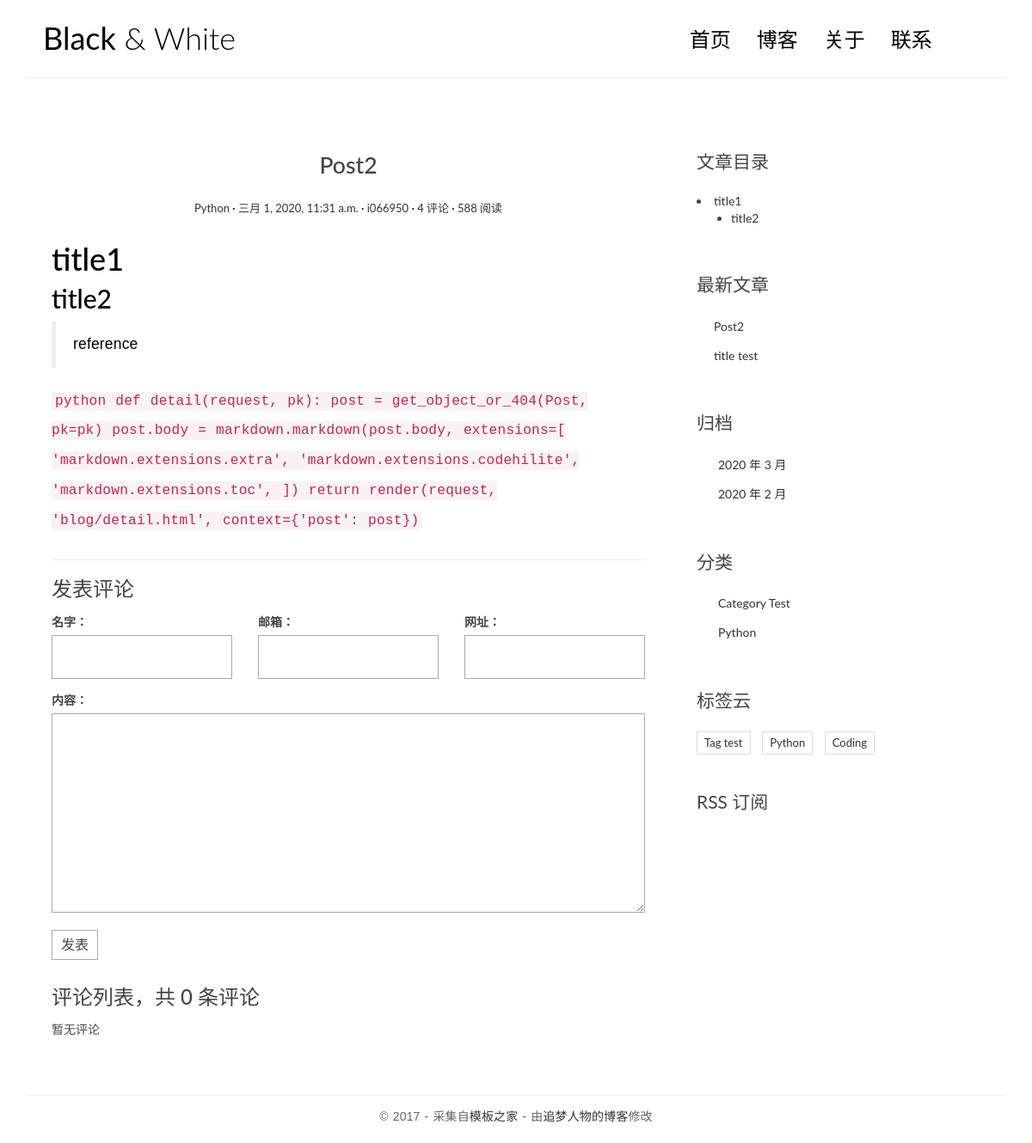
Page /posts/2/ on the earlier database version.
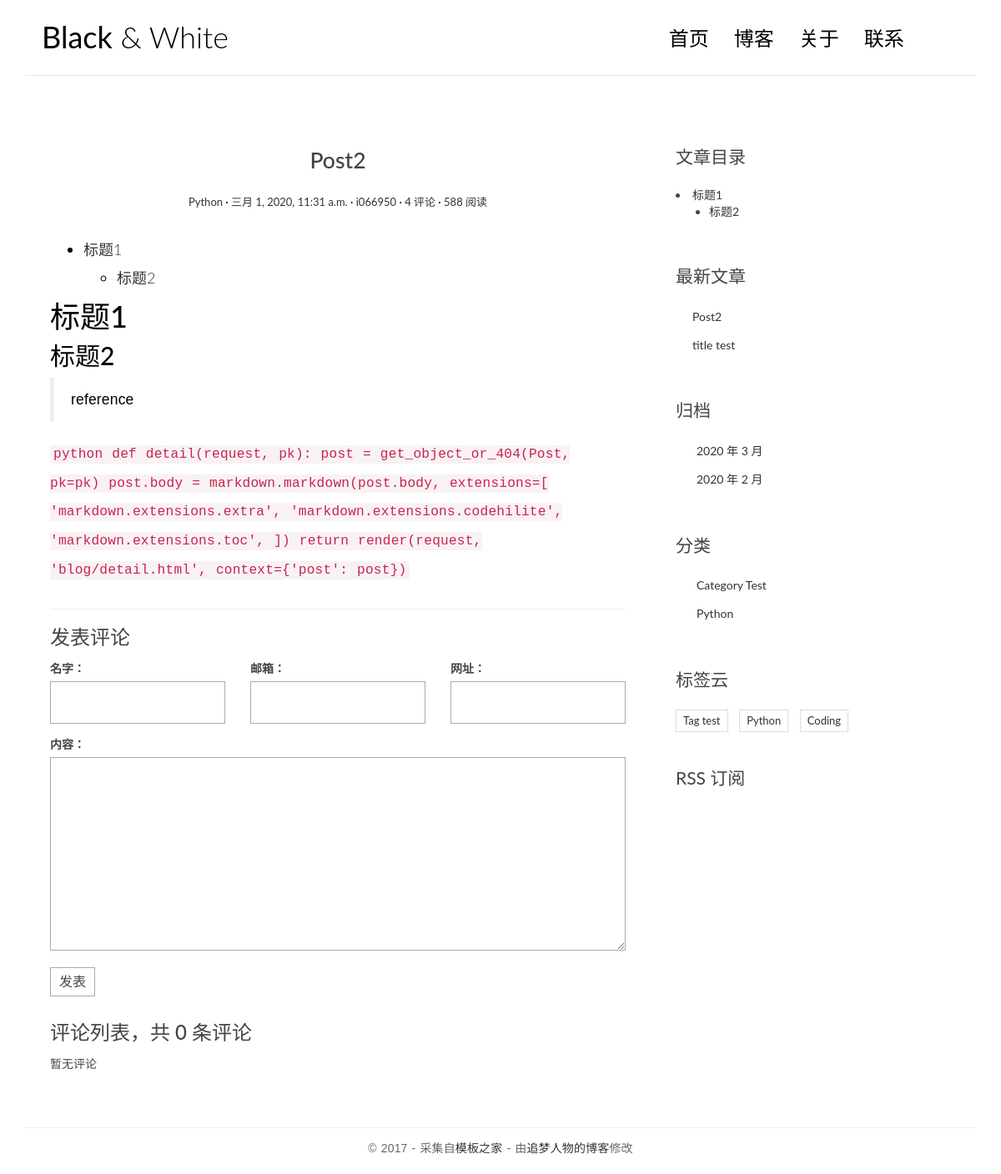
Same page on the later database version.
### blog/models.py (models this page shows, shortened)
class Post(models.Model):
    title = models.CharField('标题', max_length=70)
    body = models.TextField('正文')
    created_time = models.DateTimeField('创作时间', default = timezone.now)
    modified_time = models.DateTimeField('修改时间')
    excerpt = models.CharField('摘要',max_length=200, blank=True)
    category = models.ForeignKey(Category, verbose_name = '分类', on_delete=models.CASCADE)
    tags = models.ManyToManyField(Tag, verbose_name = '标签', blank=True)
    author = models.ForeignKey(User, verbose_name = '作者', on_delete=models.CASCADE)
    class Meta:
        verbose_name = '文章'
        verbose_name_plural = verbose_name
    def get_absolute_url(self):
        return reverse('blog:detail', kwargs={'pk': self.pk})

class Category(models.Model):
    name = models.CharField(max_length=100)
    class Meta:
        verbose_name = '类别'
        verbose_name_plural = verbose_name

### blog/views.py (the view)
# urls.py: path('posts/<int:pk>/', views.detail, name='detail'),
def detail(request, pk):
    post = get_object_or_404(Post, pk=pk)
    md = markdown.Markdown (extensions=[
                                      'markdown.extensions.extra',
                                      'markdown.extensions.codehilite',
                                      TocExtension(slugify=slugify),
                                  ])
    post.body = md.convert(post.body)
    m = re.search(r'<div class="toc">\s*<ul>(.*)</ul>\s*</div>', md.toc, re.S)
    post.toc = m.group(1) if m is not None else ''
    return render(request, 'blog/detail.html', context={'post': post})

### comments/forms.py
class CommentForm(forms.ModelForm):
    class Meta:
        model = Comment
        fields = ['name', 'email', 'url', 'text']

### blog/templatetags/blog_extras.py (called while the page is built)
@register.inclusion_tag('blog/inclusions/_recent_posts.html', takes_context=True)
def show_recent_posts(context, num=5):
    return {
        'recent_post_list': Post.objects.all().order_by('-created_time')[:num],
    }

@register.inclusion_tag('blog/inclusions/_archives.html', takes_context=True)
def show_archives(context):
    return {
        'date_list': Post.objects.dates('created_time', 'month', order='DESC'),
    }

@register.inclusion_tag('blog/inclusions/_categories.html', takes_context=True)
def show_categories(context):
    return {
        'category_list': Category.objects.all(),
    }

@register.inclusion_tag('blog/inclusions/_tags.html', takes_context=True)
def show_tags(context):
    return {
        'tag_list': Tag.objects.all(),
    }

### comments/templatetags/comments_extras.py (called while the page is built)
@register.inclusion_tag('comments/inclusions/_form.html', takes_context=True)
def show_comment_form(context, post, form=None):
    if form is None:
        form = CommentForm()
    return {
        'form': form,
        'post': post,
    }

### templates/blog/detail.html
{% extends 'base.html' %}
{% load comments_extras %}
{% block main %}
<article class="post post-{{ post.pk }}">
  <header class="entry-header">
    <h1 class="entry-title">{{ post.title }}</h1>
    <div class="entry-meta">
      <span class="post-category"><a href="#">{{ post.category.name }}</a></span>
      <span class="post-date"><a href="#"><time class="entry-date"
                                                datetime="{{ post.created_time }}">{{ post.created_time }}</time></a></span>
      <span class="post-author"><a href="#">{{ post.author }}</a></span>
      <span class="comments-link"><a href="#">4 评论</a></span>
      <span class="views-count"><a href="#">588 阅读</a></span>
    </div>
  </header>
  <div class="entry-content clearfix">
    {{ post.body | safe}}
  </div>
</article>
<section class="comment-area" id="comment-area">
  <hr>
  <h3>发表评论</h3>
  {% show_comment_form post %}
  <div class="comment-list-panel">
      {% show_comments post %}
  </div>
  </section>
{% endblock main %}
{% block toc %}
{% if post.toc %}
<div class="widget widget-content">
  <h3 class="widget-title">文章目录</h3>
  {{ post.toc|safe }}
</div>
{% endif %}
{% endblock toc %}

### templates/blog/inclusions/_recent_posts.html
<div class="widget widget-recent-posts">
    <h3 class="widget-title">最新文章</h3>
    <ul>
      {% for post in recent_post_list %}
        <li>
          <a href="{{ post.get_absolute_url }}">{{ post.title }}</a>
        </li>
      {% empty %}
        暂无文章！
      {% endfor %}
    </ul>
  </div>

Differences in the rows shown:
changed Post "Post2": body "title1 title2 reference python def detail(request,…" → "标题1 标题2 标题1 标题2 reference python def detail(request,…"; toc "title1 title2" → "标题1 标题2"
